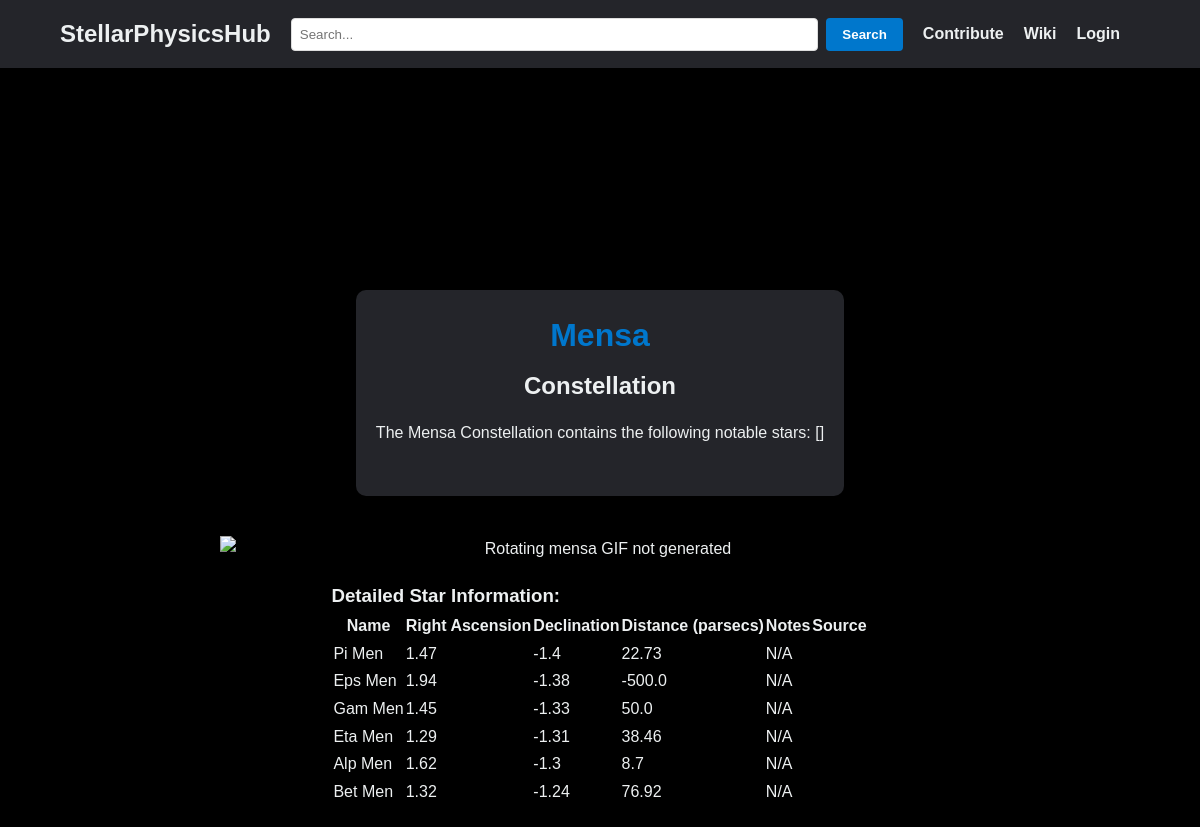
Screenshot of /constellation/Mensa with the database file from the repository.
### models.py (models this page shows)
class Constellation(db.Model):
    id = db.Column(db.Integer, primary_key=True)
    name = db.Column(db.String(50), nullable=False)
    description = db.Column(db.Text, nullable=True)
    stars = db.relationship('Star', backref='constellation', lazy=True)
    contributor_id = db.Column(db.Integer, db.ForeignKey('user.id'))
    contributor = db.relationship('User', backref='constellations', lazy=True)

class Star(db.Model):
    id = db.Column(db.Integer, primary_key=True)
    alt_name = db.Column(db.String(50), nullable=False)
    common_name = db.Column(db.String(50), nullable=True)
    right_acension = db.Column(db.Float(), nullable=False)
    declination = db.Column(db.Float(), nullable=False)
    bv_colour = db.Column(db.Float(), nullable=False)
    parsecs = db.Column(db.Float(), nullable=False)
    note = db.Column(db.Text(), nullable=True)
    source = db.Column(db.Text(), nullable=True)
    constellation_id = db.Column(db.Integer, db.ForeignKey('constellation.id'))

### app.py (the view)
@app.route('/constellation/<name>')
def constellation(name):
    layout = 'layout_logged_in.html' if current_user.is_authenticated else 'layout.html'
    constellation_names = [constellation.name for constellation in Constellation.query.all()]
    asterism_names = []#asterism.name for asterism in Asterism.query.all()]
    objects = asterism_names + constellation_names
    constellation = Constellation.query.filter_by(name=name).first_or_404()
    stars = Star.query.filter_by(constellation_id=constellation.id)
    star_details = [
        {
            'name': star.common_name,
            'alt' : star.alt_name,
            'notes': star.note,
            'source': star.source,
            'distance': round(star.parsecs, 2),
            'right_ascension': round(star.right_acension, 2),
            'declination': round(star.declination, 2)
        }
        for star in stars
    ]
    star_names = [star.common_name for star in stars if star.common_name is not None and pd.notna(star.common_name)]
    has_notes = any(star.get('notes') for star in star_details)
    return render_template('body.html', body=constellation, stars=star_details, star_names=star_names, has_notes=has_notes, of_type='Constellation', objects=objects, layout=layout)

### templates/body.html (shortened to what this page needs)
{% extends layout %}
{% block body %}
<link rel="stylesheet" type="text/css" href="{{ url_for('static', filename='index.css') }}">
<main>
    <div class="welcome-container">
        <section class="welcome-section">
            <h1>{{ body.name }}</h1>
            <h2>{{ of_type }}</h2>
            <p>The {{ body.name }} {{ of_type }} contains the following notable stars: {{ star_names }} </p>
        </section>
    </div>
    <img src='https://raw.githubusercontent.com/WDoyle123/StarScholar3D/main/animations/{{ of_type | lower }}s/rotating_{{ body.name | lower | replace(" ", "_") }}.gif' alt='Rotating {{ body.name | lower | replace(" ", "_") }} GIF not generated' id='stars-gif'>
    <section class="star-details-section">
        <h3>Detailed Star Information:</h3>
        <table>
            <tr>
                <th>Name</th>
                <th>Right Ascension</th>
                <th>Declination</th>
                <th>Distance (parsecs)</th>
                <th>Notes</th>
                <th>Source</th>
            </tr>
            {% for star in stars %}
                <tr>
                    <td>{{ star.name or star.alt}}</td>
                    <td>{{ star.right_ascension }}</td>
                    <td>{{ star.declination }}</td>
                    <td>{{ star.distance }}</td>
                    <td>{{ star.source or 'N/A' }}</td>
                </tr>
            {% endfor %}
        </table>
    </section>
</main>
{% endblock %}

### static/styles.css (style rules this page uses)
body, html { height: 100%; margin: 0; font-family: Monserrat, sans-serif; }
* { box-sizing: border-box; margin: 0; padding: 0; font-family: 'Montserrat', sans-serif; color: #edf0f1; }

### static/index.css (style rules this page uses)
body, html { height: 100%; }
* { box-sizing: border-box; margin: 0; padding: 0; font-family: Monserrat, sans-serif; }
body { background-color: black; color: #333; line-height: 1.6; }
main { display: flex; flex-direction: column; justify-content: center; align-items: center; height: calc(100vh - 60px); padding: 20px; margin: 0 auto; max-width: 800px; margin-top: 100px; }
.welcome-section, #stars-gif { width: 100%; max-width: 800px; margin-bottom: 20px; text-align:center; }
.welcome-container { background-color: #24252A; border-radius: 10px; padding: 20px; margin: 20px auto; max-width: 800px; }
.welcome-section h1 { color: #0077cc; margin-bottom: 5px; font-size:32px }
.welcome-section h2 { margin-bottom:15px; }
#stars-gif { display: block; width: 100%; height: auto; margin-top: 20px; }
.welcome-section p { padding-bottom:10px; }

### rows the page displays
Constellation: name "Mensa"
Star: alt_name "Pi Men", right_ascension "1.47", declination "-1.4", distance "22.73", source "N/A"
Star: alt_name "Eps Men", right_ascension "1.94", declination "-1.38", distance "-500.0", source "N/A"
Star: alt_name "Gam Men", right_ascension "1.45", declination "-1.33", distance "50.0", source "N/A"
Star: alt_name "Eta Men", right_ascension "1.29", declination "-1.31", distance "38.46", source "N/A"
Star: alt_name "Alp Men", right_ascension "1.62", declination "-1.3", distance "8.7", source "N/A"
Star: alt_name "Bet Men", right_ascension "1.32", declination "-1.24", distance "76.92", source "N/A"

### other values shown
{{ of_type }} "Constellation"
{{ star_names }} "[]"
